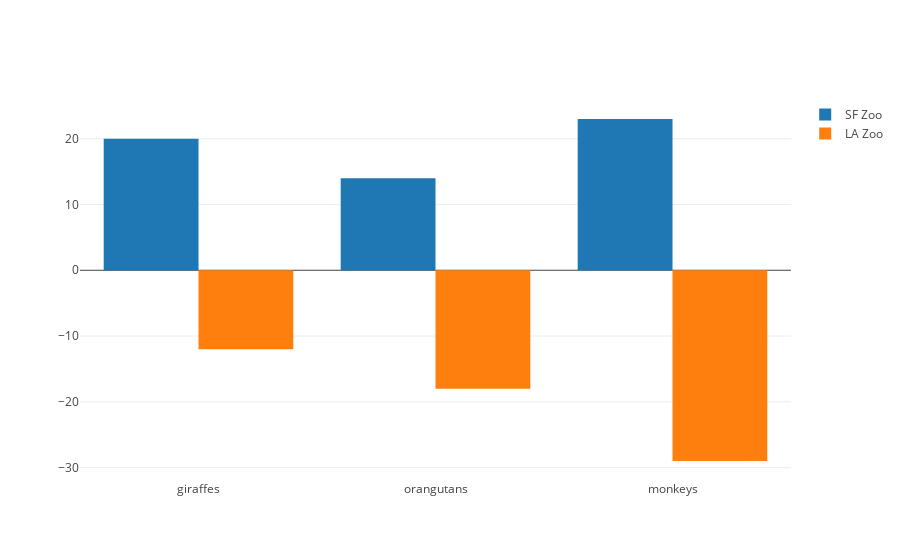

The notebook cell saved with this chart:
### Code cell
import numpy as np

trace1 = go.Bar(
    x=['giraffes', 'orangutans', 'monkeys'],
    y=[20, 14, 23],
    name='SF Zoo'
)
trace2 = go.Bar(
    x=['giraffes', 'orangutans', 'monkeys'],
    y=[-12, -18, -29],
    name='LA Zoo'
)

data = [trace1, trace2]
layout = go.Layout(
    barmode='group'
)

fig = go.Figure(data=data, layout=layout)

plotly.offline.iplot(fig, filename='groupued barchart')

### Figure 1 — Plotly figure (JSON) as saved in the notebook; plotly's stock layout.template omitted (floating-point values rounded to 4 significant figures)
{"data": [{"name": "SF Zoo", "type": "bar", "uid": "824ef4a4-8cf5-11e8-8a8d-a8a795145588", "x": ["giraffes", "orangutans", "monkeys"], "y": [20, 14, 23]}, {"name": "LA Zoo", "type": "bar", "uid": "824ef4a5-8cf5-11e8-a34a-a8a795145588", "x": ["giraffes", "orangutans", "monkeys"], "y": [-12, -18, -29]}], "layout": {"barmode": "group"}}
